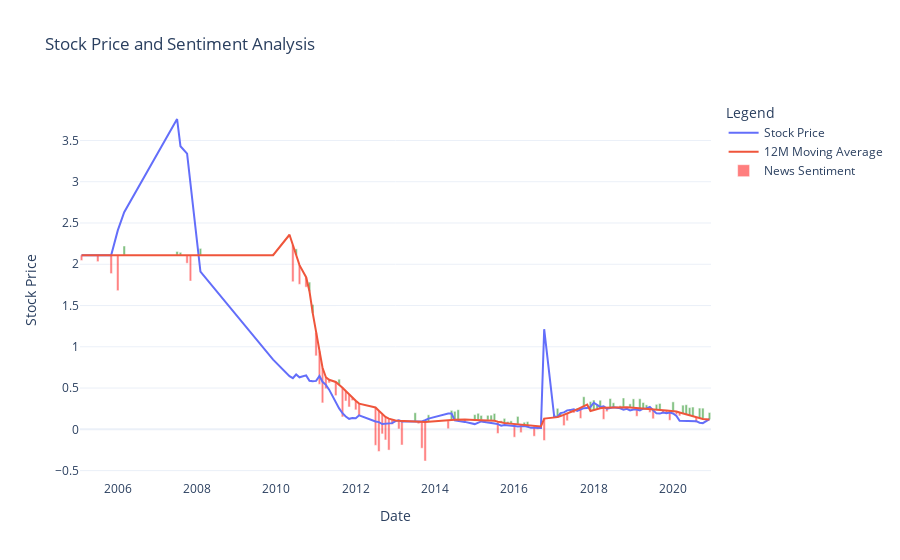

Notebook code for this chart:
### Code cell
import plotly.graph_objects as go
import pandas as pd
import numpy as np
from datetime import datetime


def top10_word(x):
    top10_word = {}
    for word in x:
        if x[word] is None:
            continue
        for date in x[word]["date"]:
            if date not in top10_word:
                top10_word[date] = {word: x[word]["date"][date] if x[word]["date"][date] is not None else 0}
            elif word not in top10_word[date]:
                top10_word[date][word] = x[word]["date"][date] if x[word]["date"][date] is not None else 0
            else:
                top10_word[date][word] += x[word]["date"][date] if x[word]["date"][date] is not None else 0
    for date in top10_word:
        top10_word[date] = [k for k, v in sorted(top10_word[date].items(), key=lambda item: item[1], reverse=True)[:10]]
    return top10_word
dfW = df["keywords"].map(top10_word)
#dfW

prices = precos["BCP.LS"]
sentiments = {key: np.mean(value) for key, value in dfS["Banco Comercial Português"].items()}

common_dates = sorted(set(sentiments.keys()) & set(prices.keys()), key=lambda x: datetime.strptime(x, '%Y%m'))

mediana = np.median(list(sentiments.values()))
y_news = [(sentiments[date] - mediana) * 0.5 for date in common_dates]
y_prices = [prices[date] for date in common_dates]
dates = [datetime.strptime(date, '%Y%m') for date in common_dates]
moving_avg = pd.Series(y_prices).rolling(window=12).mean().fillna(y_prices[0])


# Create Plotly figure
fig = go.Figure()

fig.add_trace(go.Scatter(x=dates, y=y_prices, mode='lines', name="Stock Price"))
fig.add_trace(go.Scatter(x=dates, y=moving_avg, mode='lines', name="12M Moving Average"))
colors = ['green' if val > 0 else 'red' for val in y_news]
fig.add_trace(go.Bar(x=dates, y=y_news, name="News Sentiment", marker_color=colors, opacity=0.5, base=moving_avg))

# Customize hover information
fig.update_traces(hoverinfo="x")

# Customize layout
fig.update_layout(
    title="Stock Price and Sentiment Analysis",
    xaxis_title="Date",
    yaxis_title="Stock Price",
    legend_title="Legend",
    hovermode="x unified", # Ensures hover shows all traces at once on x-axis
    template="plotly_white", # Sets a clean template
)

# Show the interactive plot
fig.show()
